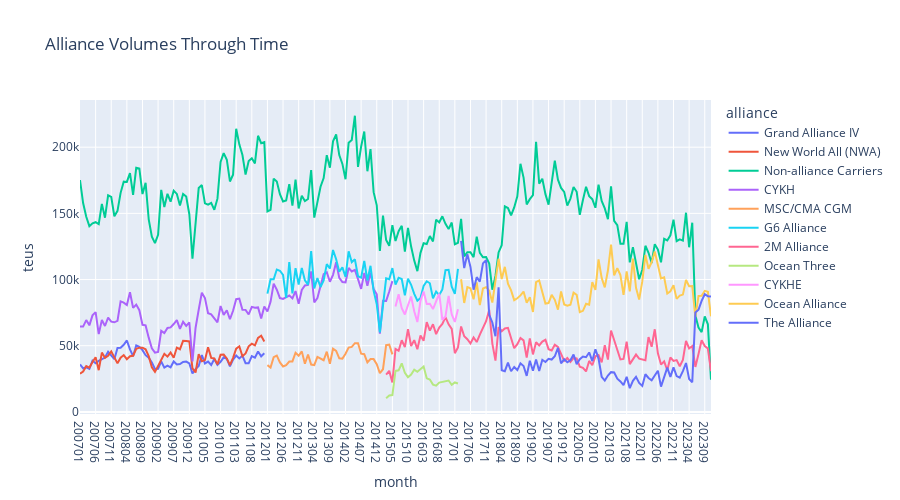

Notebook cell for this chart:
### Code cell
df = (
    exports_lf
    #group by alliance and month
    .group_by('alliance', 'month')
    .agg(pl.col('teus').sum())
    .sort(by='month')
    .collect()
)

px.line(
    df, x='month', y='teus',
    color='alliance',
    title='Alliance Volumes Through Time',
    width=900,
    height=500)
